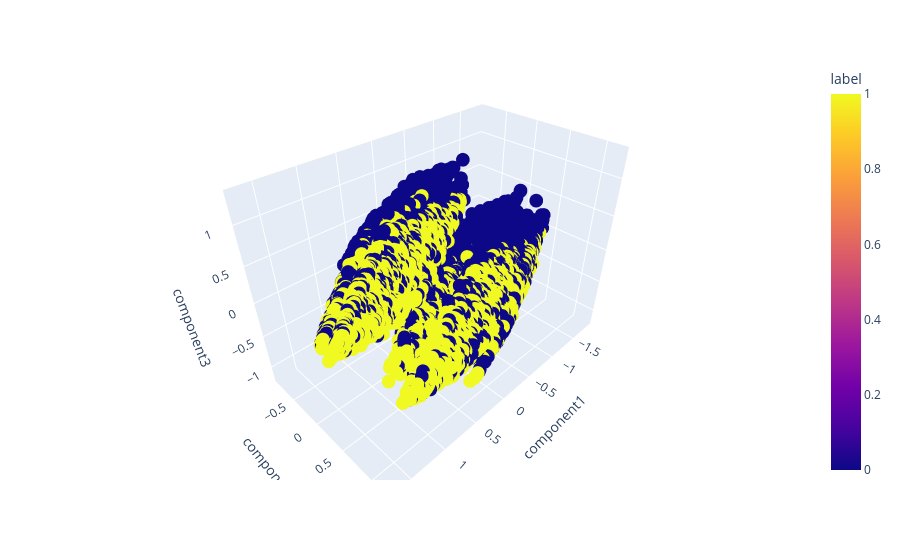

This figure's notebook cell:
### Code cell
import plotly.express as px

px.scatter_3d(X_df, x = 'component1', y = 'component2', z = 'component3', color = 'label')

### Figure 1 — Plotly figure (JSON) as saved in the notebook; plotly's stock layout.template omitted (floating-point values rounded to 4 significant figures; data arrays with more than 128 entries replaced by an {"elided": "..."} marker saying what was removed)
{"data": [{"hovertemplate": "component1=%{x}<br>component2=%{y}<br>component3=%{z}<br>label=%{marker.color}<extra></extra>", "legendgroup": "", "marker": {"color": {"elided": "50000 int values"}, "coloraxis": "coloraxis", "symbol": "circle"}, "mode": "markers", "name": "", "scene": "scene", "showlegend": false, "type": "scatter3d", "x": {"elided": "50000 float values"}, "y": {"elided": "50000 float values"}, "z": {"elided": "50000 float values"}}], "layout": {"coloraxis": {"colorbar": {"title": {"text": "label"}}, "colorscale": [[0, "#0d0887"], [0.1111, "#46039f"], [0.2222, "#7201a8"], [0.3333, "#9c179e"], [0.4444, "#bd3786"], [0.5556, "#d8576b"], [0.6667, "#ed7953"], [0.7778, "#fb9f3a"], [0.8889, "#fdca26"], [1, "#f0f921"]]}, "legend": {"tracegroupgap": 0}, "margin": {"t": 60}, "scene": {"domain": {"x": [0, 1], "y": [0, 1]}, "xaxis": {"title": {"text": "component1"}}, "yaxis": {"title": {"text": "component2"}}, "zaxis": {"title": {"text": "component3"}}}}}
